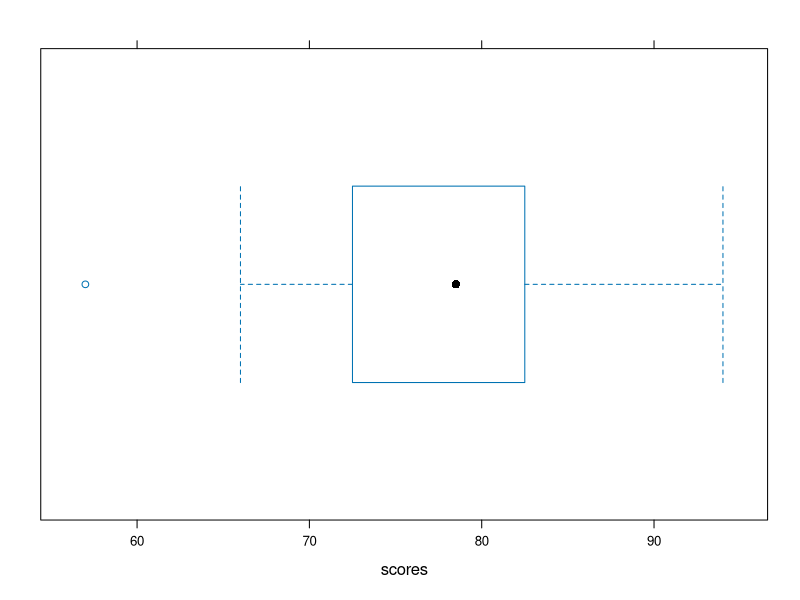
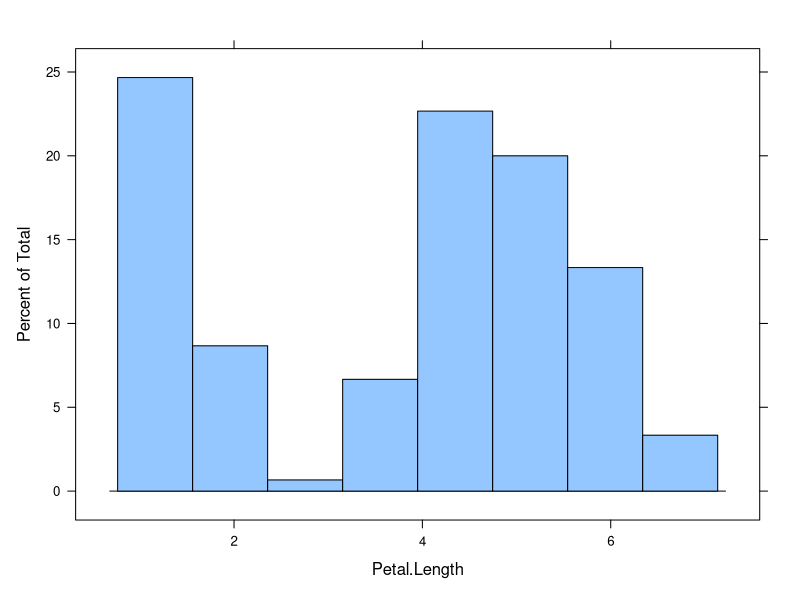
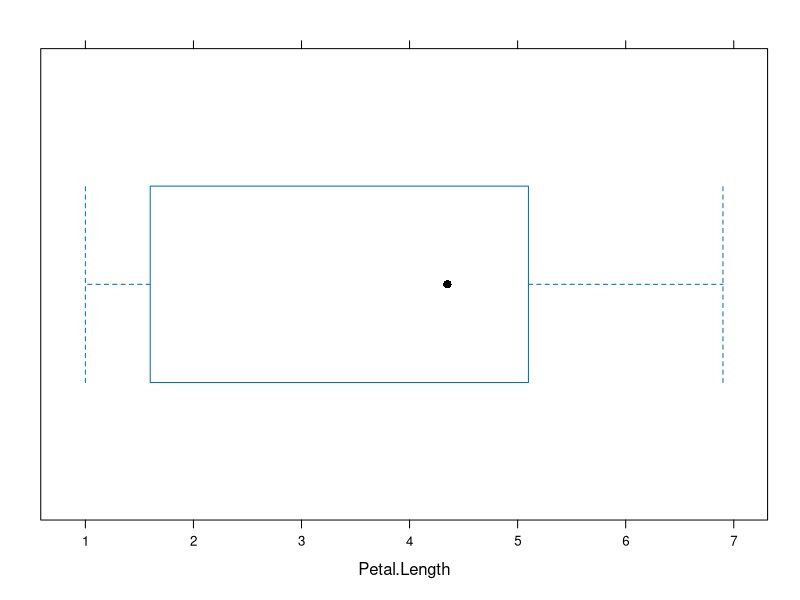
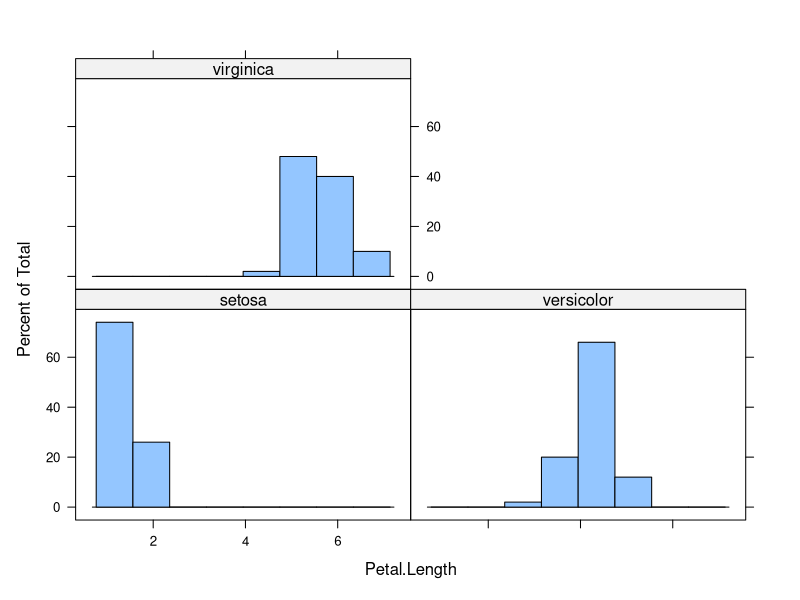
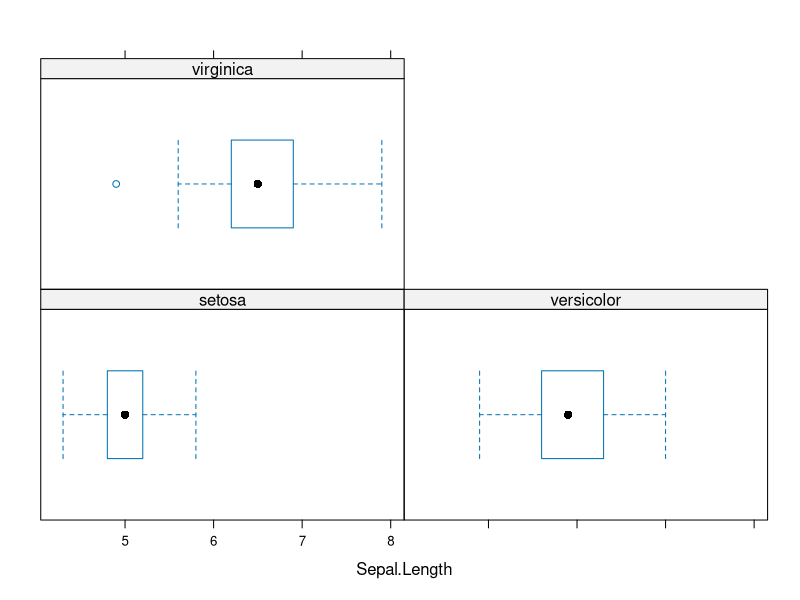

Here is the R script that generated these plots, in order:
library(lattice)
#Question 2
#a)
# mk list of scores
scores <- c(57,66,69,71,72,73,74,77,78,78,79,79,81,81,82,83,83,88,89,94)
# show boxplot
bwplot(scores)
#b)
# box-midpoint is mean 
mu <- mean(scores)
print(mu)
# Quantiles 
quarts <- quantile(scores)
q1 <- quarts['25%']
q3 <- quarts['75%']
print(q1)
print(q3)
#c)
# ICR is the quartile range 
# i.e diff btw 75th and 25th 
icr <- q3 - q1 
epsilon <- (icr*1.5)
icr_max <- mu + epsilon 
icr_min <- mu - epsilon 
print(icr_min)
print(icr_max)

# Filter by two conditions  
clean_scores <- scores[scores >= icr_min & scores <= icr_max]
print(clean_scores)

# - Question 3
# Make a data frame and plot
df <- data.frame(iris)
print(df)
histogram(~ Petal.Length,data=df)
#b)
bwplot(~Petal.Length,data=df)
#c)
histogram(~ Petal.Length | Species, data=df)
#d)
bwplot(~Sepal.Length  | Species ,data=df)
